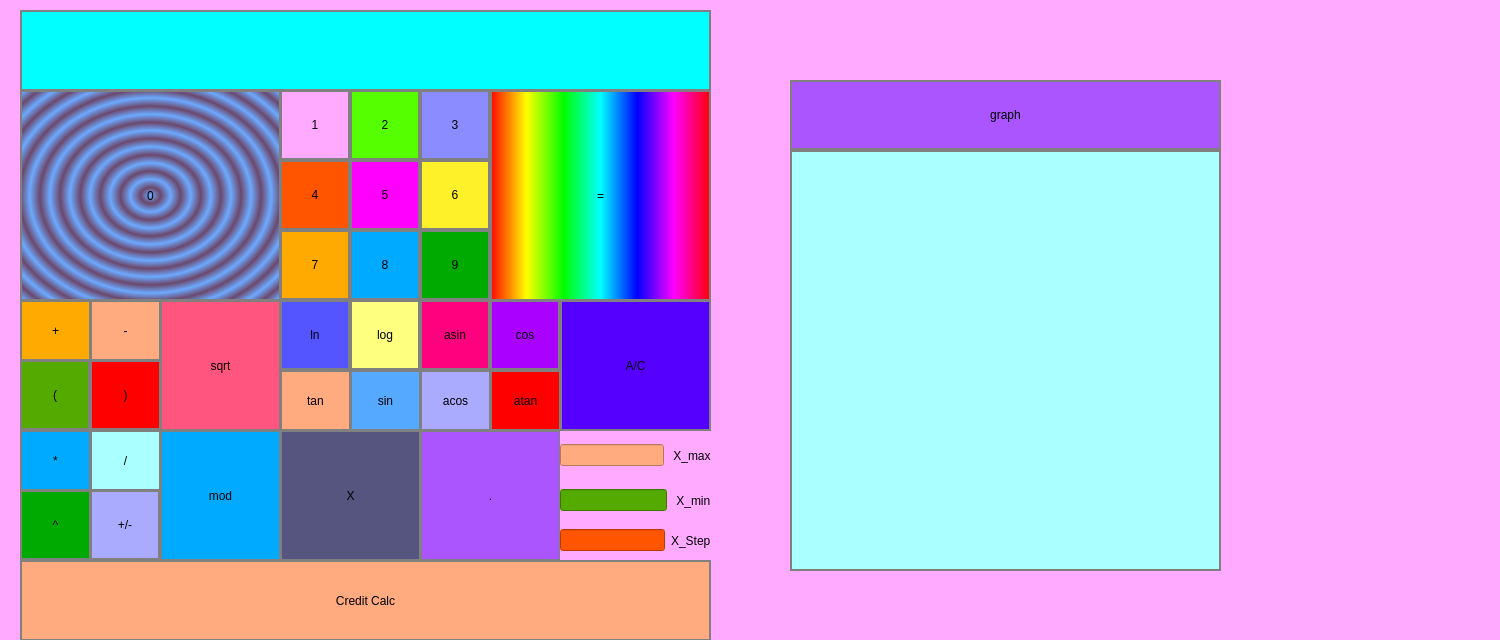
<?xml version="1.0" encoding="UTF-8"?>
<ui version="4.0">
 <class>MainWindow</class>
 <widget class="QMainWindow" name="MainWindow">
  <property name="geometry">
   <rect>
    <x>0</x>
    <y>0</y>
    <width>1500</width>
    <height>640</height>
   </rect>
  </property>
  <property name="acceptDrops">
   <bool>true</bool>
  </property>
  <property name="windowTitle">
   <string>s21_calc</string>
  </property>
  <property name="styleSheet">
   <string notr="true">	background-color: rgb(255, 170, 255)</string>
  </property>
  <property name="toolButtonStyle">
   <enum>Qt::ToolButtonIconOnly</enum>
  </property>
  <widget class="QWidget" name="centralwidget">
   <property name="enabled">
    <bool>true</bool>
   </property>
   <widget class="QLabel" name="res">
    <property name="geometry">
     <rect>
      <x>20</x>
      <y>10</y>
      <width>691</width>
      <height>81</height>
     </rect>
    </property>
    <property name="font">
     <font>
      <pointsize>14</pointsize>
     </font>
    </property>
    <property name="acceptDrops">
     <bool>false</bool>
    </property>
    <property name="styleSheet">
     <string notr="true">QLabel {
	qproperty-alignment: 'AlignVCenter | AlignRight';
	border: 2px solid gray;
	background-color: rgb(0, 255, 255)
}</string>
    </property>
    <property name="text">
     <string/>
    </property>
   </widget>
   <widget class="QPushButton" name="pushButton_percent">
    <property name="geometry">
     <rect>
      <x>90</x>
      <y>490</y>
      <width>70</width>
      <height>70</height>
     </rect>
    </property>
    <property name="styleSheet">
     <string notr="true">font: 75 22pt &quot;DejaVu Serif Condensed&quot;;
	border: 2px solid gray;
	background-color: rgb(170, 170, 255)
</string>
    </property>
    <property name="text">
     <string>+/-</string>
    </property>
   </widget>
   <widget class="QPushButton" name="pushButton_plus">
    <property name="geometry">
     <rect>
      <x>20</x>
      <y>300</y>
      <width>71</width>
      <height>61</height>
     </rect>
    </property>
    <property name="styleSheet">
     <string notr="true">font: 81 33pt &quot;Montserrat ExtraBold&quot;;
	border: 2px solid gray;
	background-color: rgb(255, 170, 0);</string>
    </property>
    <property name="text">
     <string>+</string>
    </property>
   </widget>
   <widget class="QPushButton" name="pushButton_leftskobka">
    <property name="geometry">
     <rect>
      <x>20</x>
      <y>360</y>
      <width>70</width>
      <height>70</height>
     </rect>
    </property>
    <property name="styleSheet">
     <string notr="true">font: 75 33pt &quot;DejaVu Serif Condensed&quot;;
	border: 2px solid gray;
	background-color: rgb(85, 170, 0)
</string>
    </property>
    <property name="text">
     <string>(</string>
    </property>
   </widget>
   <widget class="QPushButton" name="pushButton9">
    <property name="geometry">
     <rect>
      <x>420</x>
      <y>230</y>
      <width>70</width>
      <height>70</height>
     </rect>
    </property>
    <property name="styleSheet">
     <string notr="true">font: 81 11pt &quot;Montserrat ExtraBold&quot;;
	border: 2px solid gray;
	background-color:rgb(0, 170, 0)</string>
    </property>
    <property name="text">
     <string>9</string>
    </property>
   </widget>
   <widget class="QPushButton" name="pushButton_sub">
    <property name="geometry">
     <rect>
      <x>90</x>
      <y>300</y>
      <width>71</width>
      <height>61</height>
     </rect>
    </property>
    <property name="styleSheet">
     <string notr="true">
font: 75 33pt &quot;DejaVu Serif Condensed&quot;;
	border: 2px solid gray;
	background-color: rgb(255, 170, 127)
</string>
    </property>
    <property name="text">
     <string>-</string>
    </property>
   </widget>
   <widget class="QPushButton" name="pushButton_log">
    <property name="geometry">
     <rect>
      <x>350</x>
      <y>300</y>
      <width>70</width>
      <height>70</height>
     </rect>
    </property>
    <property name="styleSheet">
     <string notr="true">font: 75 33pt &quot;DejaVu Serif Condensed&quot;;
	border: 2px solid gray;
	background-color: rgb(255, 255, 127)
</string>
    </property>
    <property name="text">
     <string>log</string>
    </property>
   </widget>
   <widget class="QPushButton" name="pushButton8">
    <property name="geometry">
     <rect>
      <x>350</x>
      <y>230</y>
      <width>70</width>
      <height>70</height>
     </rect>
    </property>
    <property name="styleSheet">
     <string notr="true">font: 81 11pt &quot;Montserrat ExtraBold&quot;;
	border: 2px solid gray;
	background-color: rgb(0, 170, 255)</string>
    </property>
    <property name="text">
     <string>8</string>
    </property>
   </widget>
   <widget class="QPushButton" name="pushButton7">
    <property name="geometry">
     <rect>
      <x>280</x>
      <y>230</y>
      <width>70</width>
      <height>70</height>
     </rect>
    </property>
    <property name="styleSheet">
     <string notr="true">font: 81 11pt &quot;Montserrat ExtraBold&quot;;
	border: 2px solid gray;
	background-color: rgb(255, 170, 0)</string>
    </property>
    <property name="text">
     <string>7</string>
    </property>
   </widget>
   <widget class="QPushButton" name="pushButton6">
    <property name="geometry">
     <rect>
      <x>420</x>
      <y>160</y>
      <width>70</width>
      <height>70</height>
     </rect>
    </property>
    <property name="styleSheet">
     <string notr="true">font: 81 11pt &quot;Montserrat ExtraBold&quot;;
	border: 2px solid gray;
	background-color: rgb(255, 241, 41)</string>
    </property>
    <property name="text">
     <string>6</string>
    </property>
   </widget>
   <widget class="QPushButton" name="pushButton_mul">
    <property name="geometry">
     <rect>
      <x>20</x>
      <y>430</y>
      <width>71</width>
      <height>61</height>
     </rect>
    </property>
    <property name="styleSheet">
     <string notr="true">font: 75 33pt &quot;DejaVu Serif Condensed&quot;;
	border: 2px solid gray;
	background-color: rgb(0, 170, 255)
</string>
    </property>
    <property name="text">
     <string>*</string>
    </property>
   </widget>
   <widget class="QPushButton" name="pushButton_pow">
    <property name="geometry">
     <rect>
      <x>20</x>
      <y>490</y>
      <width>71</width>
      <height>70</height>
     </rect>
    </property>
    <property name="styleSheet">
     <string notr="true">font: 75 33pt &quot;DejaVu Serif Condensed&quot;;
	border: 2px solid gray;
	background-color: rgb(0, 170, 0)
</string>
    </property>
    <property name="text">
     <string>^</string>
    </property>
   </widget>
   <widget class="QPushButton" name="pushButton5">
    <property name="geometry">
     <rect>
      <x>350</x>
      <y>160</y>
      <width>70</width>
      <height>70</height>
     </rect>
    </property>
    <property name="styleSheet">
     <string notr="true">font: 81 11pt &quot;Montserrat ExtraBold&quot;;
	border: 2px solid gray;
	background-color: rgb(255, 0, 255)</string>
    </property>
    <property name="text">
     <string>5</string>
    </property>
   </widget>
   <widget class="QPushButton" name="pushButton4">
    <property name="geometry">
     <rect>
      <x>280</x>
      <y>160</y>
      <width>70</width>
      <height>70</height>
     </rect>
    </property>
    <property name="styleSheet">
     <string notr="true">font: 81 11pt &quot;Montserrat ExtraBold&quot;;
	border: 2px solid gray;
	background-color: rgb(255, 85, 0)</string>
    </property>
    <property name="text">
     <string>4</string>
    </property>
   </widget>
   <widget class="QPushButton" name="pushButton3">
    <property name="geometry">
     <rect>
      <x>420</x>
      <y>90</y>
      <width>70</width>
      <height>70</height>
     </rect>
    </property>
    <property name="styleSheet">
     <string notr="true">font: 81 11pt &quot;Montserrat ExtraBold&quot;;
	border: 2px solid gray;
	background-color: rgb(138, 140, 255)</string>
    </property>
    <property name="text">
     <string>3</string>
    </property>
   </widget>
   <widget class="QPushButton" name="pushButton_div">
    <property name="geometry">
     <rect>
      <x>90</x>
      <y>430</y>
      <width>71</width>
      <height>61</height>
     </rect>
    </property>
    <property name="styleSheet">
     <string notr="true">font: 75 33pt &quot;DejaVu Serif Condensed&quot;;
	border: 2px solid gray;
	background-color:rgb(170, 255, 255)
</string>
    </property>
    <property name="text">
     <string>/</string>
    </property>
   </widget>
   <widget class="QPushButton" name="pushButton_graph">
    <property name="geometry">
     <rect>
      <x>790</x>
      <y>80</y>
      <width>431</width>
      <height>70</height>
     </rect>
    </property>
    <property name="styleSheet">
     <string notr="true">font: 75 42pt &quot;DejaVu Serif Condensed&quot;;
	border: 2px solid gray;
	background-color: rgb(170, 85, 255)</string>
    </property>
    <property name="text">
     <string>graph</string>
    </property>
   </widget>
   <widget class="QPushButton" name="pushButton2">
    <property name="geometry">
     <rect>
      <x>350</x>
      <y>90</y>
      <width>70</width>
      <height>70</height>
     </rect>
    </property>
    <property name="styleSheet">
     <string notr="true">font: 81 11pt &quot;Montserrat ExtraBold&quot;;
	border: 2px solid gray;
	background-color: rgb(85, 255, 0)</string>
    </property>
    <property name="text">
     <string>2</string>
    </property>
   </widget>
   <widget class="QPushButton" name="pushButton1">
    <property name="geometry">
     <rect>
      <x>280</x>
      <y>90</y>
      <width>70</width>
      <height>70</height>
     </rect>
    </property>
    <property name="styleSheet">
     <string notr="true">font: 81 11pt &quot;Montserrat ExtraBold&quot;;
	border: 2px solid gray;
	background-color: rgb(255, 170, 255)
</string>
    </property>
    <property name="text">
     <string>1</string>
    </property>
   </widget>
   <widget class="QPushButton" name="pushButton_dot">
    <property name="geometry">
     <rect>
      <x>420</x>
      <y>430</y>
      <width>141</width>
      <height>131</height>
     </rect>
    </property>
    <property name="styleSheet">
     <string notr="true">font: 75 42pt &quot;DejaVu Serif Condensed&quot;;
	border: 2px solid gray;
	background-color: rgb(170, 85, 255)</string>
    </property>
    <property name="text">
     <string>.</string>
    </property>
   </widget>
   <widget class="QPushButton" name="pushButton_mod">
    <property name="geometry">
     <rect>
      <x>160</x>
      <y>430</y>
      <width>121</width>
      <height>131</height>
     </rect>
    </property>
    <property name="styleSheet">
     <string notr="true">font: 75 22pt &quot;DejaVu Serif Condensed&quot;;
	border: 2px solid gray;
	background-color: rgb(0, 170, 255)
</string>
    </property>
    <property name="text">
     <string>mod</string>
    </property>
   </widget>
   <widget class="QPushButton" name="pushButton_atan">
    <property name="geometry">
     <rect>
      <x>490</x>
      <y>370</y>
      <width>71</width>
      <height>61</height>
     </rect>
    </property>
    <property name="styleSheet">
     <string notr="true">font: 75 26pt &quot;DejaVu Serif Condensed&quot;;
	border: 2px solid gray;
	background-color: rgb(255, 0, 0)</string>
    </property>
    <property name="text">
     <string>atan</string>
    </property>
   </widget>
   <widget class="QPushButton" name="pushButton0">
    <property name="geometry">
     <rect>
      <x>20</x>
      <y>90</y>
      <width>261</width>
      <height>211</height>
     </rect>
    </property>
    <property name="styleSheet">
     <string notr="true">font: 81 11pt &quot;Montserrat ExtraBold&quot;;
font: 75 48pt &quot;DejaVu Serif Condensed&quot;;
	border: 2px solid gray;
	background-color:  qradialgradient(spread:repeat, cx:0.5, cy:0.5, radius:0.077, fx:0.5, fy:0.5, stop:0 rgba(0, 169, 255, 147), stop:0.497326 rgba(0, 0, 0, 147), stop:1 rgba(0, 169, 255, 147))
</string>
    </property>
    <property name="text">
     <string>0</string>
    </property>
   </widget>
   <widget class="QPushButton" name="pushButton_result">
    <property name="geometry">
     <rect>
      <x>490</x>
      <y>90</y>
      <width>221</width>
      <height>211</height>
     </rect>
    </property>
    <property name="styleSheet">
     <string notr="true">font: 81 11pt &quot;Montserrat ExtraBold&quot;;
font: 75 48pt &quot;DejaVu Serif Condensed&quot;;
	border: 2px solid gray;
	background-color: qlineargradient(spread:pad, x1:0, y1:0, x2:1, y2:0, stop:0 rgba(255, 0, 0, 255), stop:0.166 rgba(255, 255, 0, 255), stop:0.333 rgba(0, 255, 0, 255), stop:0.5 rgba(0, 255, 255, 255), stop:0.666 rgba(0, 0, 255, 255), stop:0.833 rgba(255, 0, 255, 255), stop:1 rgba(255, 0, 0, 255))</string>
    </property>
    <property name="text">
     <string>=</string>
    </property>
   </widget>
   <widget class="QPushButton" name="pushButton_X">
    <property name="geometry">
     <rect>
      <x>280</x>
      <y>430</y>
      <width>141</width>
      <height>131</height>
     </rect>
    </property>
    <property name="styleSheet">
     <string notr="true">font: 75 42pt &quot;DejaVu Serif Condensed&quot;;
	border: 2px solid gray;
	background-color: rgb(85, 85, 127)</string>
    </property>
    <property name="text">
     <string>X</string>
    </property>
   </widget>
   <widget class="QPushButton" name="pushButton_sqrt">
    <property name="geometry">
     <rect>
      <x>160</x>
      <y>300</y>
      <width>121</width>
      <height>131</height>
     </rect>
    </property>
    <property name="styleSheet">
     <string notr="true">font: 75 22pt &quot;DejaVu Serif Condensed&quot;;
	border: 2px solid gray;
	background-color:rgb(255, 85, 127)
</string>
    </property>
    <property name="text">
     <string>sqrt</string>
    </property>
   </widget>
   <widget class="QPushButton" name="pushButton_rightsckobka">
    <property name="geometry">
     <rect>
      <x>90</x>
      <y>360</y>
      <width>71</width>
      <height>70</height>
     </rect>
    </property>
    <property name="styleSheet">
     <string notr="true">font: 75 33pt &quot;DejaVu Serif Condensed&quot;;
	border: 2px solid gray;
	background-color: rgb(255, 0, 0)
</string>
    </property>
    <property name="text">
     <string>)</string>
    </property>
   </widget>
   <widget class="QPushButton" name="pushButton_ln">
    <property name="geometry">
     <rect>
      <x>280</x>
      <y>300</y>
      <width>70</width>
      <height>70</height>
     </rect>
    </property>
    <property name="styleSheet">
     <string notr="true">font: 75 33pt &quot;DejaVu Serif Condensed&quot;;
	border: 2px solid gray;
	background-color: rgb(85, 85, 255)
</string>
    </property>
    <property name="text">
     <string>ln</string>
    </property>
   </widget>
   <widget class="QPushButton" name="pushButton_acos">
    <property name="geometry">
     <rect>
      <x>420</x>
      <y>370</y>
      <width>71</width>
      <height>61</height>
     </rect>
    </property>
    <property name="styleSheet">
     <string notr="true">font: 75 26pt &quot;DejaVu Serif Condensed&quot;;
	border: 2px solid gray;
	background-color: rgb(170, 170, 255)</string>
    </property>
    <property name="text">
     <string>acos</string>
    </property>
   </widget>
   <widget class="QPushButton" name="pushButton_cos">
    <property name="geometry">
     <rect>
      <x>490</x>
      <y>300</y>
      <width>70</width>
      <height>70</height>
     </rect>
    </property>
    <property name="styleSheet">
     <string notr="true">font: 75 28pt &quot;DejaVu Serif Condensed&quot;;
	border: 2px solid gray;
	background-color: rgb(170, 0, 255)</string>
    </property>
    <property name="text">
     <string>cos</string>
    </property>
   </widget>
   <widget class="QPushButton" name="pushButton_tan">
    <property name="geometry">
     <rect>
      <x>280</x>
      <y>370</y>
      <width>71</width>
      <height>61</height>
     </rect>
    </property>
    <property name="styleSheet">
     <string notr="true">font: 75 33pt &quot;DejaVu Serif Condensed&quot;;
	border: 2px solid gray;
	background-color: rgb(255, 170, 127)</string>
    </property>
    <property name="text">
     <string>tan</string>
    </property>
   </widget>
   <widget class="QPushButton" name="pushButton_asin">
    <property name="geometry">
     <rect>
      <x>420</x>
      <y>300</y>
      <width>70</width>
      <height>70</height>
     </rect>
    </property>
    <property name="styleSheet">
     <string notr="true">font: 75 28pt &quot;DejaVu Serif Condensed&quot;;
	border: 2px solid gray;
	background-color: rgb(255, 0, 127)</string>
    </property>
    <property name="text">
     <string>asin</string>
    </property>
   </widget>
   <widget class="QPushButton" name="pushButton_sin">
    <property name="geometry">
     <rect>
      <x>350</x>
      <y>370</y>
      <width>71</width>
      <height>61</height>
     </rect>
    </property>
    <property name="styleSheet">
     <string notr="true">font: 75 33pt &quot;DejaVu Serif Condensed&quot;;
	border: 2px solid gray;
	background-color: rgb(85, 170, 255)</string>
    </property>
    <property name="text">
     <string>sin</string>
    </property>
   </widget>
   <widget class="QCustomPlot" name="widget" native="true">
    <property name="geometry">
     <rect>
      <x>790</x>
      <y>150</y>
      <width>431</width>
      <height>421</height>
     </rect>
    </property>
    <property name="styleSheet">
     <string notr="true">
	border: 2px solid gray;
	background-color: rgb(170, 255, 255)</string>
    </property>
   </widget>
   <widget class="QWidget" name="layoutWidget">
    <property name="geometry">
     <rect>
      <x>560</x>
      <y>480</y>
      <width>151</width>
      <height>41</height>
     </rect>
    </property>
    <layout class="QHBoxLayout" name="horizontalLayout_2">
     <item>
      <widget class="QLineEdit" name="x_min">
       <property name="styleSheet">
        <string notr="true">
	background-color: rgb(85, 170, 0)
</string>
       </property>
      </widget>
     </item>
     <item>
      <widget class="QLabel" name="label_2">
       <property name="text">
        <string> X_min</string>
       </property>
      </widget>
     </item>
    </layout>
   </widget>
   <widget class="QWidget" name="layoutWidget_2">
    <property name="geometry">
     <rect>
      <x>560</x>
      <y>520</y>
      <width>151</width>
      <height>41</height>
     </rect>
    </property>
    <layout class="QHBoxLayout" name="horizontalLayout_3">
     <item>
      <widget class="QLineEdit" name="x_step">
       <property name="styleSheet">
        <string notr="true">
	background-color: rgb(255, 85, 0)
</string>
       </property>
      </widget>
     </item>
     <item>
      <widget class="QLabel" name="label_3">
       <property name="text">
        <string>X_Step</string>
       </property>
      </widget>
     </item>
    </layout>
   </widget>
   <widget class="QWidget" name="layoutWidget">
    <property name="geometry">
     <rect>
      <x>560</x>
      <y>430</y>
      <width>151</width>
      <height>51</height>
     </rect>
    </property>
    <layout class="QHBoxLayout" name="horizontalLayout">
     <item>
      <widget class="QLineEdit" name="x_max">
       <property name="styleSheet">
        <string notr="true">
	background-color: rgb(255, 170, 127)
</string>
       </property>
      </widget>
     </item>
     <item>
      <widget class="QLabel" name="label">
       <property name="text">
        <string> X_max</string>
       </property>
      </widget>
     </item>
    </layout>
   </widget>
   <widget class="QPushButton" name="pushButton">
    <property name="geometry">
     <rect>
      <x>20</x>
      <y>560</y>
      <width>691</width>
      <height>81</height>
     </rect>
    </property>
    <property name="styleSheet">
     <string notr="true">font: 75 33pt &quot;DejaVu Serif Condensed&quot;;
	border: 2px solid gray;
	background-color: rgb(255, 170, 127)</string>
    </property>
    <property name="text">
     <string>Credit Calc</string>
    </property>
   </widget>
   <widget class="QPushButton" name="pushButton_Clear">
    <property name="geometry">
     <rect>
      <x>560</x>
      <y>300</y>
      <width>151</width>
      <height>131</height>
     </rect>
    </property>
    <property name="styleSheet">
     <string notr="true">font: 81 11pt &quot;Montserrat ExtraBold&quot;;
	border: 2px solid gray;
	background-color: rgb(85, 0, 255)</string>
    </property>
    <property name="text">
     <string>A/C</string>
    </property>
   </widget>
  </widget>
 </widget>
 <customwidgets>
  <customwidget>
   <class>QCustomPlot</class>
   <extends>QWidget</extends>
   <header>qcustomplot.h</header>
   <container>1</container>
  </customwidget>
 </customwidgets>
 <resources/>
 <connections/>
</ui>
